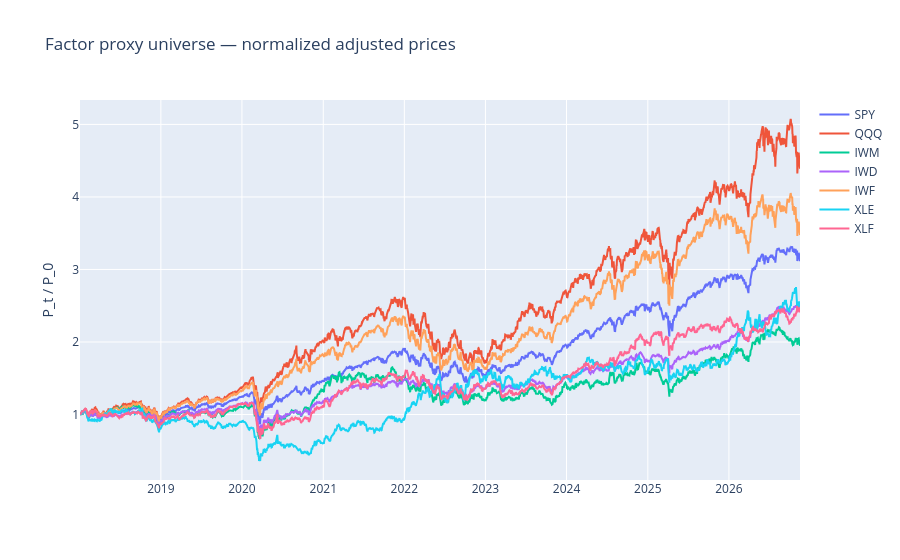

Notebook source saved alongside this figure:
### Code cell
normalized_prices = common_panel.select(
    "date",
    *[(pl.col(symbol) / pl.col(symbol).first()).alias(symbol) for symbol in PROXIES],
)

figure = go.Figure()
for symbol in PROXIES:
    figure.add_scatter(x=normalized_prices["date"], y=normalized_prices[symbol], mode="lines", name=symbol)

figure.update_layout(
    title="Factor proxy universe — normalized adjusted prices",
    yaxis_title="P_t / P_0",
    legend_title_text="",
)
figure.show()

### Figure 1 — Plotly figure (JSON) as saved in the notebook; plotly's stock layout.template omitted (floating-point values rounded to 4 significant figures; data arrays with more than 128 entries replaced by an {"elided": "..."} marker saying what was removed)
{"data": [{"mode": "lines", "name": "SPY", "type": "scatter", "x": {"elided": "2232 str values"}, "y": {"elided": "2232 float values"}}, {"mode": "lines", "name": "QQQ", "type": "scatter", "x": {"elided": "2232 str values"}, "y": {"elided": "2232 float values"}}, {"mode": "lines", "name": "IWM", "type": "scatter", "x": {"elided": "2232 str values"}, "y": {"elided": "2232 float values"}}, {"mode": "lines", "name": "IWD", "type": "scatter", "x": {"elided": "2232 str values"}, "y": {"elided": "2232 float values"}}, {"mode": "lines", "name": "IWF", "type": "scatter", "x": {"elided": "2232 str values"}, "y": {"elided": "2232 float values"}}, {"mode": "lines", "name": "XLE", "type": "scatter", "x": {"elided": "2232 str values"}, "y": {"elided": "2232 float values"}}, {"mode": "lines", "name": "XLF", "type": "scatter", "x": {"elided": "2232 str values"}, "y": {"elided": "2232 float values"}}], "layout": {"legend": {"title": {"text": ""}}, "title": {"text": "Factor proxy universe — normalized adjusted prices"}, "yaxis": {"title": {"text": "P_t / P_0"}}}}
